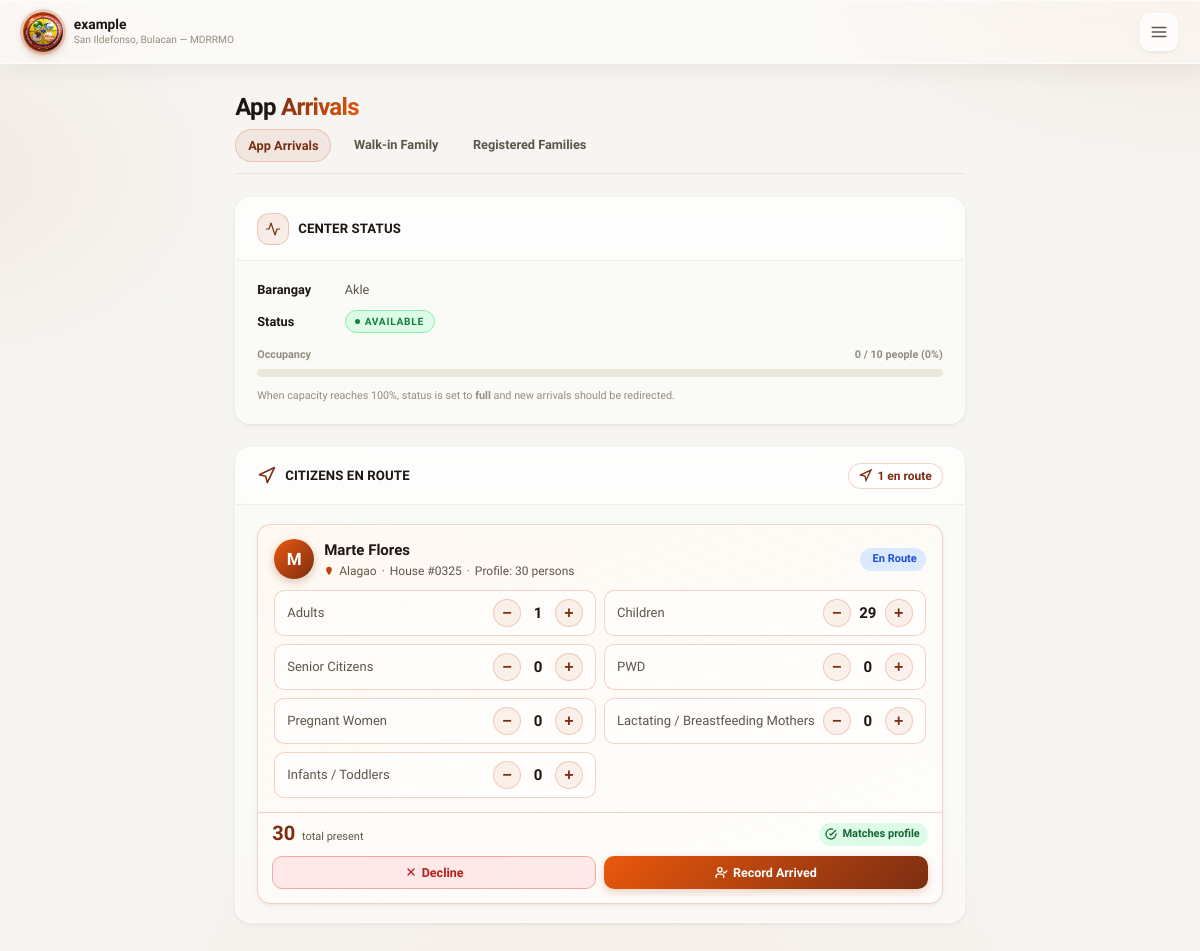
/coordinator/center_app_arrivals.php?id=1 (signed in), run on the app's committed database.
### tables this page shows
CREATE TABLE `evacuation_centers` (
  `id` int(10) UNSIGNED NOT NULL,
  `name` varchar(150) NOT NULL,
  `barangay_id` int(10) UNSIGNED NOT NULL,
  `address` varchar(255) NOT NULL,
  `lat` decimal(10,7) NOT NULL,
  `lng` decimal(10,7) NOT NULL,
  `max_capacity_people` int(10) UNSIGNED NOT NULL,
  `max_capacity_families` int(10) UNSIGNED DEFAULT 0,
  `status` enum('available','near_capacity','full','temp_shelter','closed') NOT NULL DEFAULT 'available',
  `coordinator_user_id` int(10) UNSIGNED DEFAULT NULL,
  `notes` text DEFAULT NULL,
  `created_at` datetime NOT NULL DEFAULT current_timestamp(),
  `updated_at` datetime NOT NULL DEFAULT current_timestamp() ON UPDATE current_timestamp()
);

CREATE TABLE `barangays` (
  `id` int(10) UNSIGNED NOT NULL,
  `name` varchar(100) NOT NULL,
  `municipality` varchar(100) NOT NULL DEFAULT 'San Ildefonso',
  `province` varchar(100) NOT NULL DEFAULT 'Bulacan',
  `center_lat` decimal(10,7) DEFAULT NULL,
  `center_lng` decimal(10,7) DEFAULT NULL,
  `boundary_polygon` longtext DEFAULT NULL CHECK (json_valid(`boundary_polygon`)),
  `is_active` tinyint(1) NOT NULL DEFAULT 1
);

CREATE TABLE `evac_navigation_tracking` (
  `id` int(10) UNSIGNED NOT NULL,
  `user_id` int(10) UNSIGNED NOT NULL,
  `center_id` int(10) UNSIGNED NOT NULL,
  `disaster_id` int(10) UNSIGNED DEFAULT NULL,
  `status` enum('navigating','arrived','cancelled') NOT NULL DEFAULT 'navigating',
  `created_at` datetime NOT NULL DEFAULT current_timestamp(),
  `updated_at` datetime NOT NULL DEFAULT current_timestamp() ON UPDATE current_timestamp()
);

CREATE TABLE `users` (
  `id` int(10) UNSIGNED NOT NULL,
  `full_name` varchar(150) NOT NULL,
  `first_name` varchar(100) DEFAULT NULL,
  `middle_name` varchar(100) DEFAULT NULL,
  `last_name` varchar(100) DEFAULT NULL,
  `suffix` varchar(10) DEFAULT NULL,
  `email` varchar(150) NOT NULL,
  `contact_number` varchar(20) DEFAULT NULL,
  `password_hash` varchar(255) NOT NULL,
  `role` enum('citizen','admin','coordinator') NOT NULL DEFAULT 'citizen',
  `barangay_id` int(10) UNSIGNED NOT NULL,
  `house_number` varchar(50) NOT NULL,
  `birthday` date DEFAULT NULL,
  `sex` enum('male','female','prefer_not_to_say') DEFAULT NULL,
  `is_email_verified` tinyint(1) NOT NULL DEFAULT 0,
  `otp_code_hash` varchar(255) DEFAULT NULL,
  `otp_expires_at` datetime DEFAULT NULL,
  `device_token` varchar(255) DEFAULT NULL,
  `device_fingerprint` varchar(255) DEFAULT NULL,
  `device_registered_at` datetime DEFAULT NULL,
  `is_device_trusted` tinyint(1) NOT NULL DEFAULT 0,
  `is_active` tinyint(1) NOT NULL DEFAULT 1,
  `created_at` datetime NOT NULL DEFAULT current_timestamp(),
  `updated_at` datetime NOT NULL DEFAULT current_timestamp() ON UPDATE current_timestamp(),
  `otp_code` varchar(10) DEFAULT NULL,
  `otp_purpose` varchar(30) DEFAULT NULL
);

### coordinator/center_app_arrivals.php (the view, shortened to what the rows shown need)
<?php
require_once __DIR__ . '/../pages/center_helpers.php';
$pdo  = db();
$user = current_user();
$centerId = isset($_GET['id']) ? (int)$_GET['id'] : 0;
$stmt = $pdo->prepare("SELECT c.*, b.name AS barangay_name
                       FROM evacuation_centers c
                       JOIN barangays b ON b.id = c.barangay_id
                       WHERE c.id = ? AND c.coordinator_user_id = ?");
$stmt->execute([$centerId, $user['id']]);
$center = $stmt->fetch();
$appArrivalsStmt = $pdo->prepare("
    SELECT
        nt.id          AS tracking_id,
        nt.user_id,
        u.full_name,
        u.contact_number,
        u.birthday,
        b.name         AS barangay_name,
        u.barangay_id,
        u.house_number,
        COALESCE(ch.adults,        1) AS adults,
        COALESCE(ch.children,      0) AS children,
        COALESCE(ch.seniors,       0) AS seniors,
        COALESCE(ch.pwds,          0) AS pwds,
        COALESCE(ch.pregnant_women,    0) AS pregnant_women,
        COALESCE(ch.lactating_mothers, 0) AS lactating_mothers,
        COALESCE(ch.infants_toddlers,  0) AS infants_toddlers,
        COALESCE(ch.total_members, 1) AS total_members,
        nt.updated_at
    FROM evac_navigation_tracking nt
    JOIN users u        ON u.id  = nt.user_id
    JOIN barangays b    ON b.id  = u.barangay_id
    LEFT JOIN family_profiles ch ON ch.user_id = nt.user_id
    WHERE nt.center_id = ?
      AND nt.status    = 'navigating'
    ORDER BY nt.updated_at ASC
");
$appArrivalsStmt->execute([$centerId]);
$appArrivals = $appArrivalsStmt->fetchAll();
foreach ($appArrivals as $i => $a) {
    $appArrivals[$i]['already_registered'] = family_head_already_registered(
        $pdo,
        $centerId,
        $a['full_name'],
        $a['contact_number'] ?? null,
        $a['birthday'] ?? null
    );
}
$occ      = get_center_occupancy($centerId);
$pct      = round($occ['percent']);
?>
<!DOCTYPE html>
<html lang="en">
<head>
    <link rel="stylesheet" href="../asset/css/center_app_arrivals.css">
</head>
<body>
<div class="layout">
    <div class="main">
        <header class="topbar">
            <div class="topbar-brand">
                <div class="topbar-brand-text">
                    <div class="topbar-title"><?php echo htmlspecialchars($center['name']); ?></div>
                    <div class="topbar-subtitle">San Ildefonso, Bulacan — MDRRMO</div>
                </div>
            </div>
        </header>
        <main class="dashboard">
            <div>
                <h1 class="page-heading">App <span>Arrivals</span></h1>
            </div>
            <section class="card">
                <div class="card-header">
                    <h2>Center Status</h2>
                </div>
                <div class="card-body">
                    <div class="info-row"><strong>Barangay</strong> <?php echo htmlspecialchars($center['barangay_name']); ?></div>
                    <div class="info-row"><strong>Status</strong>
                        <span class="status-pill status-<?php echo strtolower(preg_replace('/\s+/', '-', $center['status'])); ?>">
                            <?php echo htmlspecialchars($center['status']); ?>
                        </span>
                    </div>
                    <div class="occ-bar-wrap">
                        <div class="occ-bar-label">
                            <span>Occupancy</span>
                            <span><?php echo $occ['current']; ?> / <?php echo $occ['max']; ?> people (<?php echo $pct; ?>%)</span>
                        </div>
                        <div class="occ-bar-track">
                        </div>
                    </div>
                    <p class="occ-note">When capacity reaches 100%, status is set to <strong>full</strong> and new arrivals should be redirected.</p>
                </div>
            </section>
            <section class="card">
                <div class="card-header">
                    <h2>Citizens en Route</h2>
                </div>
                <div class="card-body">
                    <?php if (!$appArrivals): ?>
                    <div class="arrival-queue-empty">
                        <svg viewBox="0 0 24 24" width="28" height="28" fill="none" stroke="currentColor" stroke-width="1.5"><polygon points="3 11 22 2 13 21 11 13 3 11"/></svg>
                        No citizens are currently navigating to this center via the app.
                    </div>
                    <?php else: ?>
                    <div class="app-arrivals-grid">
                        <?php foreach ($appArrivals as $a):
                            $initial      = mb_strtoupper(mb_substr($a['full_name'], 0, 1));
                            $profileTotal = (int)$a['total_members'];
                            $isRegistered = !empty($a['already_registered']);
                        ?>
                        <div class="app-arrival-card<?php echo $isRegistered ? ' is-registered' : ''; ?>" id="arrival-card-<?php echo (int)$a['tracking_id']; ?>">
                            <div class="app-arrival-card-header">
                                <div class="app-arrival-person">
                                    <div class="app-arrival-avatar"><?php echo htmlspecialchars($initial); ?></div>
                                    <div>
                                        <div class="app-arrival-name"><?php echo htmlspecialchars($a['full_name']); ?></div>
                                        <div class="app-arrival-meta">
                                            <svg viewBox="0 0 14 14" width="10" height="10" fill="#c2410c"><path d="M7 1C4.79 1 3 2.79 3 5c0 3.25 4 8 4 8s4-4.75 4-8c0-2.21-1.79-4-4-4Z"/></svg>
                                            <?php echo htmlspecialchars($a['barangay_name']); ?>
                                            <span>·</span> House #<?php echo htmlspecialchars($a['house_number']); ?>
                                            <span>·</span> Profile: <?php echo $profileTotal; ?> person<?php echo $profileTotal != 1 ? 's' : ''; ?>
                                        </div>
                                    </div>
                                </div>
                                <?php if ($isRegistered): ?>
                                <span class="app-badge-registered">Already Registered</span>
                                <?php else: ?>
                                <span class="app-badge-nav">
                                    En Route
                                </span>
                                <?php endif; ?>
                            </div>
                            <form method="post"
                                  id="form-arrival-<?php echo (int)$a['tracking_id']; ?>"
                                  onsubmit="return <?php echo $isRegistered ? 'false' : 'confirmArrival(this)'; ?>">
                                <div class="app-arrival-members">
                                    <?php foreach (DEMO_FIELDS as $field => $label):
                                        $val = (int)$a[$field]; ?>
                                    <div class="app-member-row">
                                        <span class="app-member-label"><?php echo $label; ?></span>
                                        <div class="app-member-controls">
                                            <button type="button" <?php echo $isRegistered ? 'disabled' : ''; ?> onclick="adjustVal(<?php echo (int)$a['tracking_id']; ?>, '<?php echo $field; ?>', -1)">−</button>
                                            <span class="app-member-val" id="val-<?php echo (int)$a['tracking_id']; ?>-<?php echo $field; ?>"><?php echo $val; ?></span>
                                            <button type="button" <?php echo $isRegistered ? 'disabled' : ''; ?> onclick="adjustVal(<?php echo (int)$a['tracking_id']; ?>, '<?php echo $field; ?>', 1)">+</button>
                                        </div>
                                    </div>
                                    <?php endforeach; ?>
                                </div>
                                <div class="app-arrival-footer">
                                    <div class="app-footer-top">
                                        <div class="app-total-wrap">
                                            <div class="app-total-num" id="total-<?php echo (int)$a['tracking_id']; ?>"><?php echo $profileTotal; ?></div>
                                            <div class="app-total-label">&nbsp;total present</div>
                                        </div>
                                        <span class="profile-match match-ok"
                                              id="match-<?php echo (int)$a['tracking_id']; ?>">
                                            <svg viewBox="0 0 24 24" width="12" height="12" fill="none" stroke="currentColor" stroke-width="2.5"><path d="M22 11.08V12a10 10 0 11-5.93-9.14"/><polyline points="22 4 12 14.01 9 11.01"/></svg>
                                            Matches profile
                                        </span>
                                    </div>
                                    <div class="app-footer-actions">
                                        <button type="button"
                                                class="btn-decline"
                                                onclick="openDeclineModal(<?php echo (int)$a['tracking_id']; ?>, '<?php echo htmlspecialchars(addslashes($a['full_name'])); ?>')">
                                            <svg viewBox="0 0 24 24"><line x1="18" y1="6" x2="6" y2="18"/><line x1="6" y1="6" x2="18" y2="18"/></svg>
                                            Decline
                                        </button>
                                        <button type="submit" class="btn-record-arrival" <?php echo $isRegistered ? 'disabled' : ''; ?>>
                                            <svg viewBox="0 0 24 24"><path d="M16 21v-2a4 4 0 00-4-4H6a4 4 0 00-4 4v2"/><circle cx="9" cy="7" r="4"/><polyline points="16 11 18 13 22 9"/></svg>
                                            Record Arrived
                                        </button>
                                    </div>
                                </div>
                            </form>
                        </div>
                        <?php endforeach; ?>
                    </div>
                    <?php endif; ?>
                </div>
            </section>
        </main>
    </div>
</div>
</body>
</html>

### data on the page
evacuation_centers: name "example", barangay.name "Akle", status "AVAILABLE", max_capacity_people "10"
evac_navigation_tracking: user.full_name "M", user.full_name "Marte Flores", barangays.name "Alagao", user.house_number "0325", profileTotal "30", label "Adults", val "1", label "Children", val "29", label "Senior Citizens", val "0", label "PWD", label "Pregnant Women", label "Lactating / Breastfeeding Mothers", label "Infants / Toddlers"

### other printed values
$occ['current'] "0"
$pct "0"
count($appArrivals) "1"
